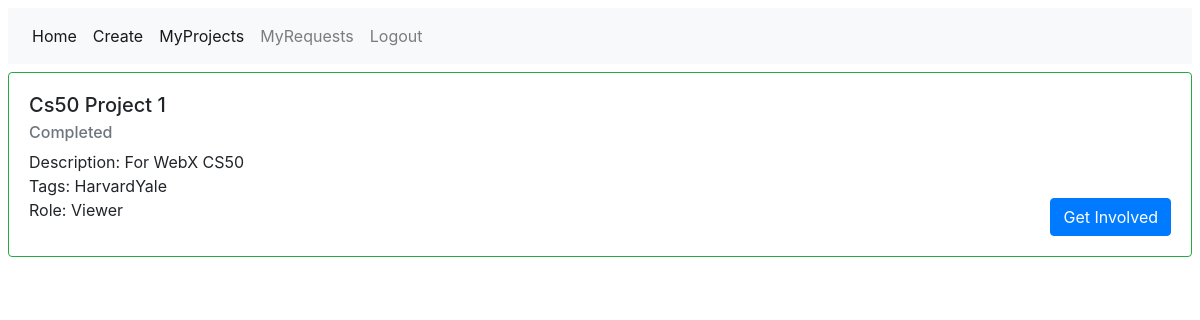
Screenshot of /projects/manage/2/ with the database file from the repository.
### users/models.py (models this page shows, shortened)
class Project(models.Model):
    name = models.CharField(max_length=64)
    manager = models.ForeignKey(User, on_delete=models.PROTECT, related_name='manager')
    status = models.ForeignKey('Status', on_delete=models.PROTECT,)
    contributors = models.ManyToManyField(User, related_name='contributor', blank=True,)
    description = models.TextField()
    tags = models.ManyToManyField(Tag, blank=True,)

class Status(models.Model):
    status = models.CharField(max_length=64)
    cardClass = models.ForeignKey('CardClass', on_delete=models.CASCADE)
    def __str__(self):
        return f"{self.status}"

class Tag(models.Model):
    tag = models.CharField(max_length=64)
    def __str__(self):
        return f"{self.tag}"

### projects/views.py (the view)
# urls.py: path("manage/<int:project_id>/", views.manage_project_view, name="manage_project"),
def manage_project_view(request, project_id):
    project = Project.objects.get(pk = project_id)
    if project.manager == request.user:
        data = {'name': project.name,
                'description': project.description,
                'status': project.status,
                'contributors': project.contributors.all(),
                'tags': project.tags.all()}
        form = CreateProjectForm(initial=data)
        context = {'form': form,
                   'project': project}
        return render(request, "projects/project_manager.html", context)
    elif project.contributors.filter(id = request.user.id).count() != 0:
        role = "Contributor"
    else:
        role = "Viewer"
    context = {
        "project": project,
        "role": role
    }
    return render(request, "projects/project.html", context)

### projects/templates/projects/project.html
{% extends "projects/base.html" %}
{% block body %}
<div class="{{project.status.cardClass.cardClass}}">
  <div class="card-body">
      <h5 class = "card-title"> {{project.name}}</h5>
      <h6 class="card-subtitle mb-2 text-muted">{{project.status}}</h6>
      Description: {{project.description}} <br>
      Tags: {% for tag in project.tags.all %}{{tag}}{% endfor %}<br>
      Role: {{role}}
      {% if role == "Viewer" %}
        <a href="{% url 'projects:request' project.id %}" class="float-right btn btn-primary">Get Involved</a>
      {% endif %}
  </div>
</div>
{% endblock %}

### rows the page displays
Project: name "Cs50 Project 1", status "Completed", description "For WebX CS50"
Tag: tag "Harvard"
Tag: tag "Yale"

### other values shown
{{ role }} "Viewer"
